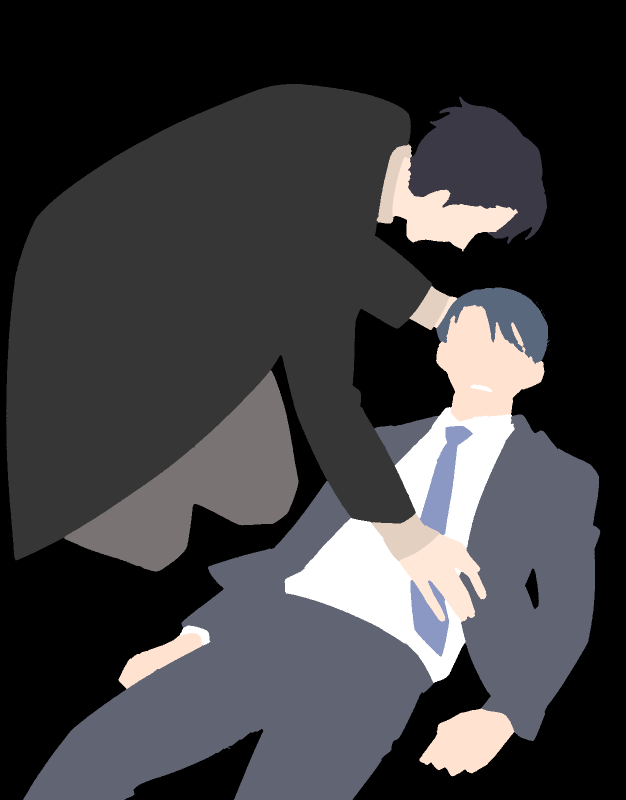
#> input picture ExampleTasks/sampleImages/0019_top_flat.png, 1252 x 1600 px (shown at 1/2 size)
$ jupyter execute ImageResizeAndRgb.ipynb
#> lines starting #> are read from the running program, lines starting #| are printed output that depends on the picture
#> further down, cv_img is the input picture: shape (1600, 1252, 3); mean B, G, R 62.7, 60.3, 61
[cell 1]
import cv2
import numpy as np
from PIL import Image,ImageDraw,ImageColor,ImageFont
import matplotlib.pyplot as plt
import matplotlib
import webcolors
import os
#################### Global variables ##########################

file_name='0019_top_flat'

#################### Image file operations ##########################
def RGBImage(img):
    img = cv2.cvtColor(img, cv2.COLOR_BGR2RGB)
    print("Image converted to RGB")
    return img

def ResizedImage(img):
    print("Received Image size ",img.shape[1],img.shape[0])
#| Received Image size  1252 1600
    scale_percent = 60
    width = int(img.shape[1] * scale_percent / 200)
#> width = 375
    height = int(img.shape[0] * scale_percent / 200)
#> height = 480
    dim = (width, height)
#> dim = (375, 480)
    resized = cv2.resize(img, dim, interpolation = cv2.INTER_AREA)
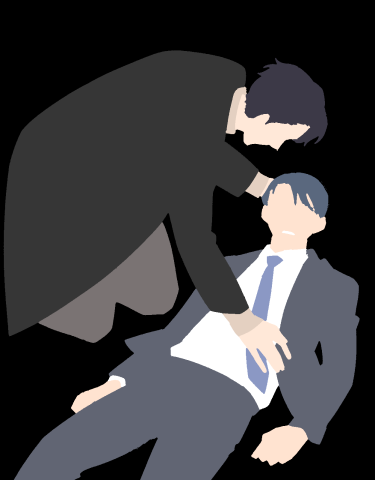
#> resized: shape (480, 375, 3); mean R, G, B 61, 60.3, 62.7
    print("Image resized to ",dim)
#| Image resized to  (375, 480)
    cv2.imwrite("resized/resized"+file_name+".png", np.hstack([resized]))
    print("Saving as resized"+file_name+".png")
    return resized

def show_image(img):
    plt.imshow(img)
    img = Image.fromarray(img)
    print("Image mode: ",img.mode)
#| Image mode:  RGB

def Get_ProcessedImage(img):
    img=RGBImage(img)
    img=ResizedImage(img)
    return img
#################### Image file operations ##########################

file_path ='sampleImages/'+file_name+'.png'
cv_img = cv2.imread(file_path)
img_file= Get_ProcessedImage(cv_img)
file_path2 ="resized/resized"+file_name+".png"

show_image(img_file)

[cell 2]
show_image(cv2.imread(file_path2))
#| Image mode:  RGB

$ run again, with ExampleTasks/sampleImages/0067_top_flat.png copied over ExampleTasks/sampleImages/0019_top_flat.png
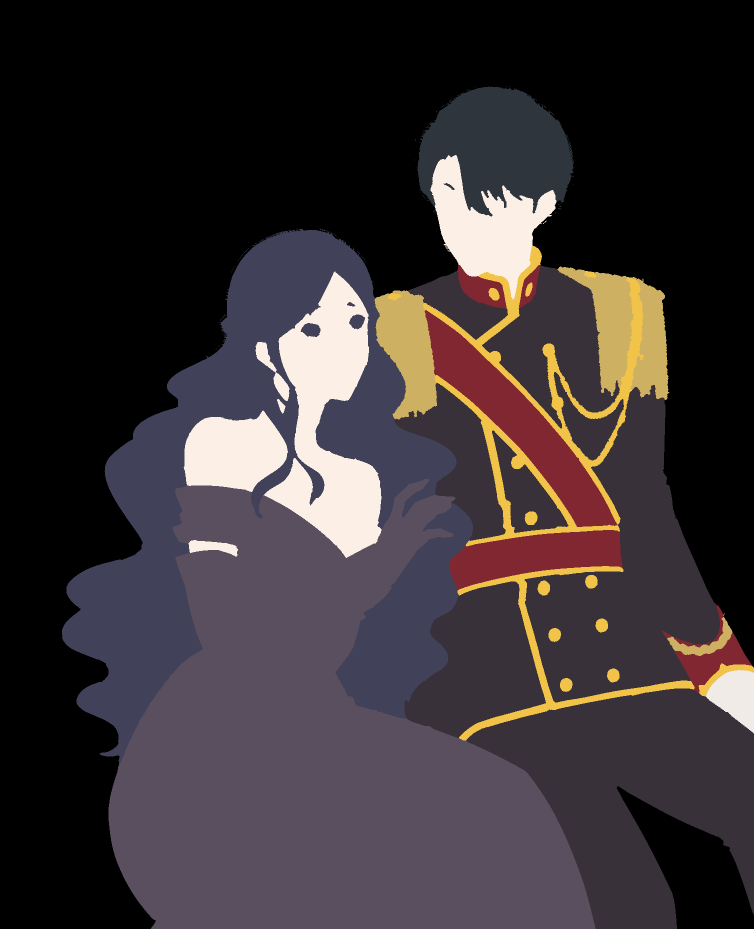
#> input picture ExampleTasks/sampleImages/0067_top_flat.png, 1508 x 1857 px (shown at 1/2 size)
#> cv_img is the input picture: shape (1857, 1508, 3); mean B, G, R 51.8, 49.1, 56.5
#| Received Image size  1508 1857
#> in ResizedImage, `resized = cv2.resize(img, dim, interpolation = cv2.INTER_AREA)`:
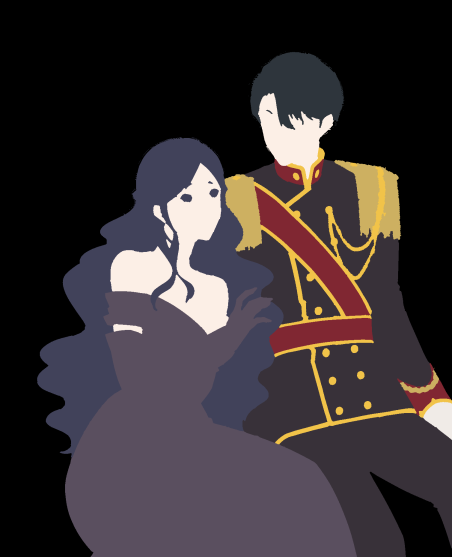
#> resized: shape (557, 452, 3); mean R, G, B 56.5, 49.1, 51.8
#| Image resized to  (452, 557)
#| Image mode:  RGB
#| Image mode:  RGB

$ run again, with ExampleTasks/sampleImages/0075_top_flat.png copied over ExampleTasks/sampleImages/0019_top_flat.png
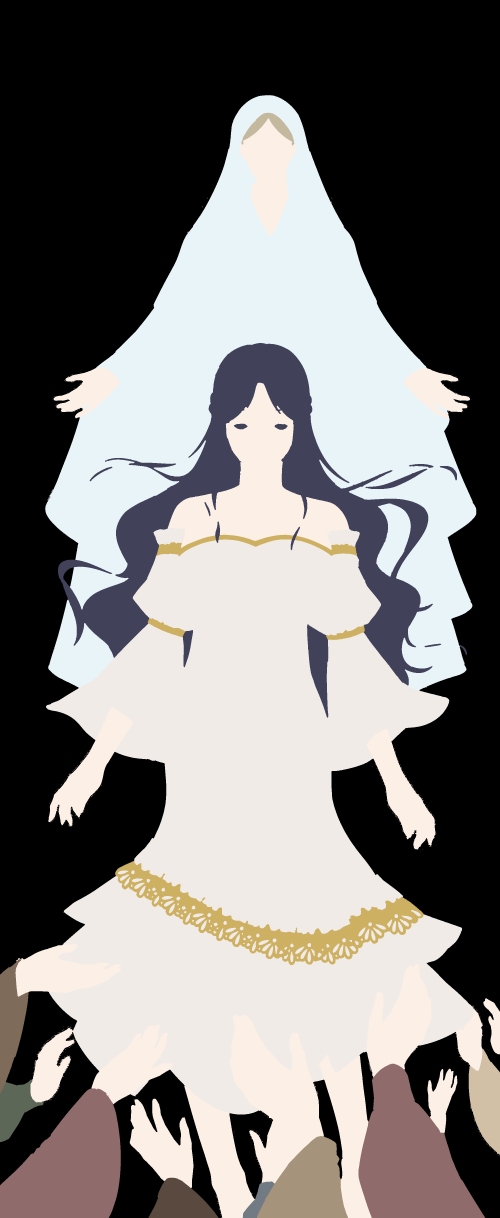
#> input picture ExampleTasks/sampleImages/0075_top_flat.png, 2000 x 4871 px (shown at 1/4 size)
#> cv_img is the input picture: shape (4871, 2000, 3); mean B, G, R 120.8, 122.3, 125.1
#| Received Image size  2000 4871
#> in ResizedImage, `resized = cv2.resize(img, dim, interpolation = cv2.INTER_AREA)`:
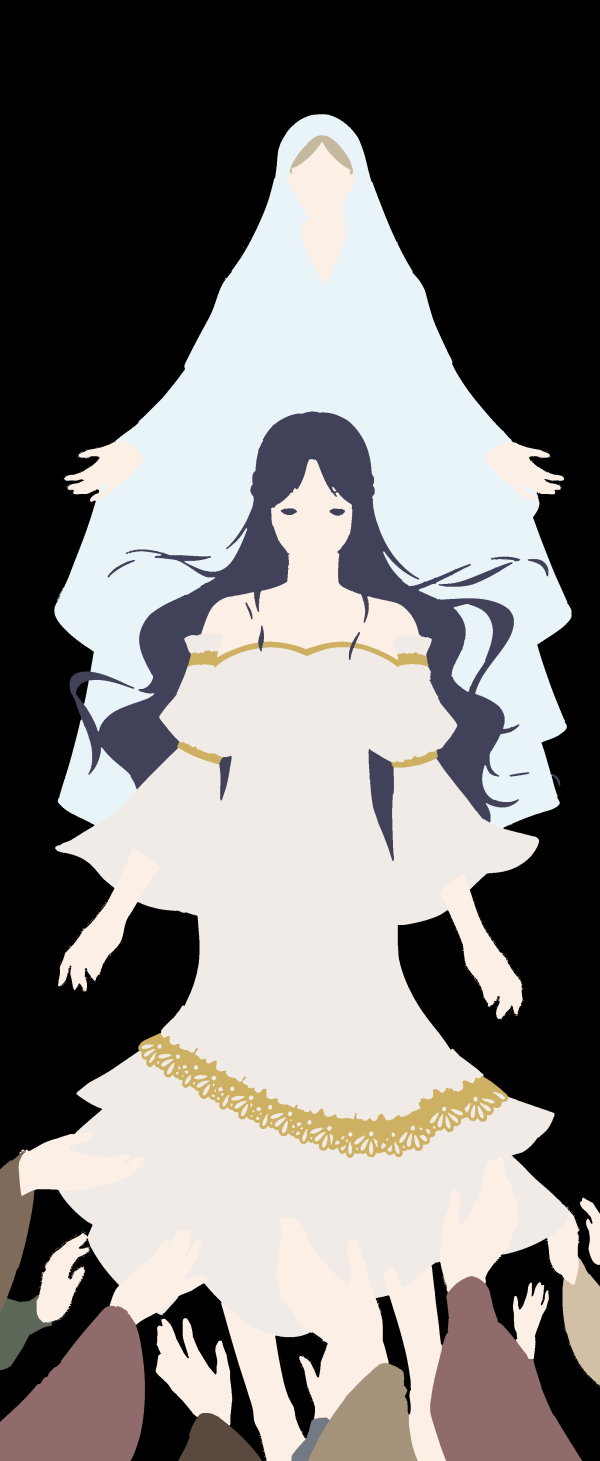
#> resized: shape (1461, 600, 3); mean R, G, B 125.1, 122.3, 120.8
#| Image resized to  (600, 1461)
#| Image mode:  RGB
#| Image mode:  RGB

$ run again, with ExampleTasks/sampleImages/0004_back_flat.png copied over ExampleTasks/sampleImages/0019_top_flat.png
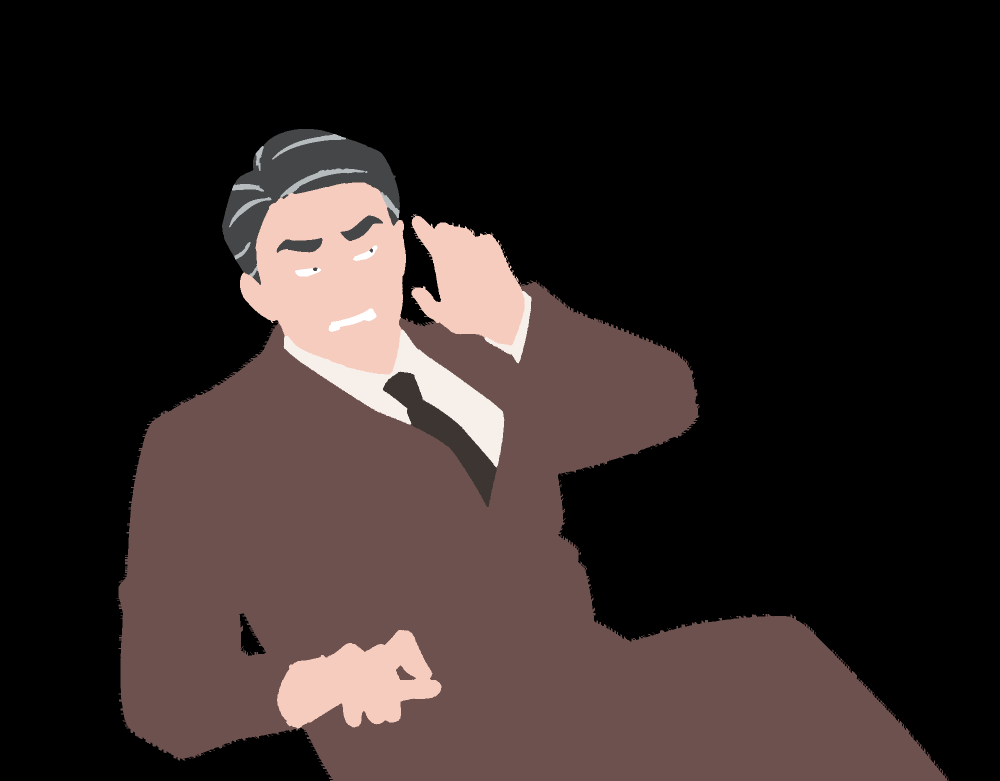
#> input picture ExampleTasks/sampleImages/0004_back_flat.png, 2000 x 1561 px (shown at 1/2 size)
#> cv_img is the input picture: shape (1561, 2000, 3); mean B, G, R 36.4, 38.1, 48
#| Received Image size  2000 1561
#> in ResizedImage, `resized = cv2.resize(img, dim, interpolation = cv2.INTER_AREA)`:
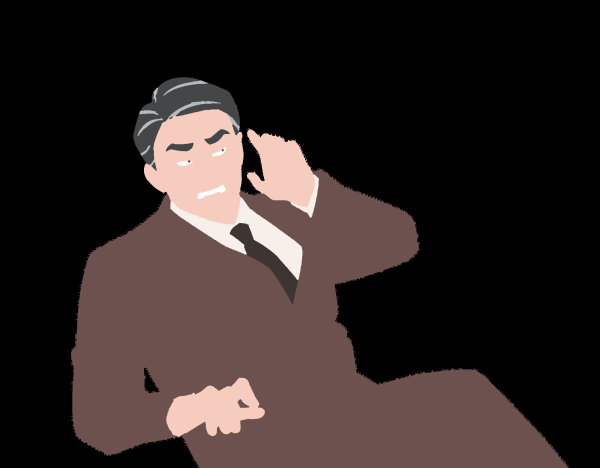
#> resized: shape (468, 600, 3); mean R, G, B 48, 38.1, 36.4
#| Image resized to  (600, 468)
#| Image mode:  RGB
#| Image mode:  RGB
